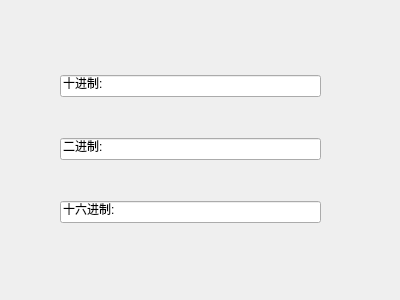
<?xml version="1.0" encoding="UTF-8"?>
<ui version="4.0">
 <class>Form</class>
 <widget class="QWidget" name="Form">
  <property name="geometry">
   <rect>
    <x>0</x>
    <y>0</y>
    <width>400</width>
    <height>300</height>
   </rect>
  </property>
  <property name="windowTitle">
   <string>Form</string>
  </property>
  <widget class="QWidget" name="layoutWidget">
   <property name="geometry">
    <rect>
     <x>60</x>
     <y>40</y>
     <width>261</width>
     <height>221</height>
    </rect>
   </property>
   <layout class="QGridLayout" name="gridLayout">
    <item row="1" column="0">
     <widget class="QLineEdit" name="lineEdit2">
      <property name="text">
       <string>二进制:</string>
      </property>
     </widget>
    </item>
    <item row="0" column="0">
     <widget class="QLineEdit" name="lineEdit1">
      <property name="text">
       <string>十进制:</string>
      </property>
     </widget>
    </item>
    <item row="2" column="0">
     <widget class="QLineEdit" name="lineEdit3">
      <property name="text">
       <string>十六进制:</string>
      </property>
     </widget>
    </item>
   </layout>
  </widget>
 </widget>
 <resources/>
 <connections/>
</ui>
